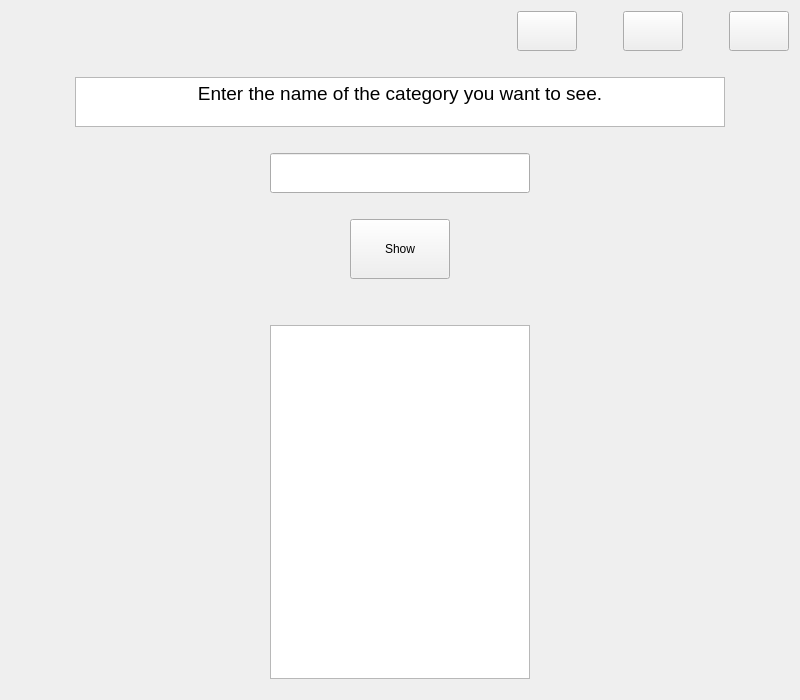
<?xml version="1.0" encoding="UTF-8"?>
<ui version="4.0">
 <class>show_category</class>
 <widget class="QWidget" name="show_category">
  <property name="geometry">
   <rect>
    <x>0</x>
    <y>0</y>
    <width>800</width>
    <height>700</height>
   </rect>
  </property>
  <property name="windowTitle">
   <string>Form</string>
  </property>
  <layout class="QVBoxLayout" name="verticalLayout">
   <item>
    <layout class="QVBoxLayout" name="verticalLayout_2">
     <property name="bottomMargin">
      <number>0</number>
     </property>
     <item>
      <layout class="QHBoxLayout" name="horizontalLayout">
       <property name="topMargin">
        <number>0</number>
       </property>
       <item>
        <spacer name="horizontalSpacer">
         <property name="orientation">
          <enum>Qt::Horizontal</enum>
         </property>
         <property name="sizeHint" stdset="0">
          <size>
           <width>40</width>
           <height>20</height>
          </size>
         </property>
        </spacer>
       </item>
       <item>
        <widget class="QPushButton" name="back">
         <property name="minimumSize">
          <size>
           <width>60</width>
           <height>40</height>
          </size>
         </property>
         <property name="text">
          <string/>
         </property>
         <property name="icon">
          <iconset resource="resource.qrc">
           <normaloff>:/icons/back.png</normaloff>:/icons/back.png</iconset>
         </property>
         <property name="iconSize">
          <size>
           <width>50</width>
           <height>40</height>
          </size>
         </property>
        </widget>
       </item>
       <item>
        <spacer name="horizontalSpacer_2">
         <property name="orientation">
          <enum>Qt::Horizontal</enum>
         </property>
         <property name="sizeType">
          <enum>QSizePolicy::Fixed</enum>
         </property>
         <property name="sizeHint" stdset="0">
          <size>
           <width>40</width>
           <height>20</height>
          </size>
         </property>
        </spacer>
       </item>
       <item>
        <widget class="QPushButton" name="reload">
         <property name="minimumSize">
          <size>
           <width>60</width>
           <height>40</height>
          </size>
         </property>
         <property name="text">
          <string/>
         </property>
         <property name="icon">
          <iconset resource="resource.qrc">
           <normaloff>:/icons/reload.png</normaloff>:/icons/reload.png</iconset>
         </property>
         <property name="iconSize">
          <size>
           <width>50</width>
           <height>40</height>
          </size>
         </property>
        </widget>
       </item>
       <item>
        <spacer name="horizontalSpacer_3">
         <property name="orientation">
          <enum>Qt::Horizontal</enum>
         </property>
         <property name="sizeType">
          <enum>QSizePolicy::Fixed</enum>
         </property>
         <property name="sizeHint" stdset="0">
          <size>
           <width>40</width>
           <height>20</height>
          </size>
         </property>
        </spacer>
       </item>
       <item>
        <widget class="QPushButton" name="close">
         <property name="minimumSize">
          <size>
           <width>60</width>
           <height>40</height>
          </size>
         </property>
         <property name="text">
          <string/>
         </property>
         <property name="icon">
          <iconset resource="resource.qrc">
           <normaloff>:/icons/close.png</normaloff>:/icons/close.png</iconset>
         </property>
         <property name="iconSize">
          <size>
           <width>50</width>
           <height>40</height>
          </size>
         </property>
        </widget>
       </item>
      </layout>
     </item>
     <item>
      <spacer name="verticalSpacer_2">
       <property name="orientation">
        <enum>Qt::Vertical</enum>
       </property>
       <property name="sizeType">
        <enum>QSizePolicy::Fixed</enum>
       </property>
       <property name="sizeHint" stdset="0">
        <size>
         <width>20</width>
         <height>20</height>
        </size>
       </property>
      </spacer>
     </item>
     <item>
      <layout class="QHBoxLayout" name="horizontalLayout_2">
       <property name="topMargin">
        <number>0</number>
       </property>
       <item>
        <spacer name="horizontalSpacer_4">
         <property name="orientation">
          <enum>Qt::Horizontal</enum>
         </property>
         <property name="sizeHint" stdset="0">
          <size>
           <width>40</width>
           <height>20</height>
          </size>
         </property>
        </spacer>
       </item>
       <item>
        <widget class="QTextBrowser" name="textBrowser">
         <property name="sizePolicy">
          <sizepolicy hsizetype="Fixed" vsizetype="Fixed">
           <horstretch>0</horstretch>
           <verstretch>0</verstretch>
          </sizepolicy>
         </property>
         <property name="minimumSize">
          <size>
           <width>650</width>
           <height>0</height>
          </size>
         </property>
         <property name="maximumSize">
          <size>
           <width>600</width>
           <height>50</height>
          </size>
         </property>
         <property name="html">
          <string>&lt;!DOCTYPE HTML PUBLIC &quot;-//W3C//DTD HTML 4.0//EN&quot; &quot;http://www.w3.org/TR/REC-html40/strict.dtd&quot;&gt;
&lt;html&gt;&lt;head&gt;&lt;meta name=&quot;qrichtext&quot; content=&quot;1&quot; /&gt;&lt;style type=&quot;text/css&quot;&gt;
p, li { white-space: pre-wrap; }
&lt;/style&gt;&lt;/head&gt;&lt;body style=&quot; font-family:'MS Shell Dlg 2'; font-size:8.05594pt; font-weight:400; font-style:normal;&quot;&gt;
&lt;p align=&quot;center&quot; style=&quot; margin-top:0px; margin-bottom:0px; margin-left:0px; margin-right:0px; -qt-block-indent:0; text-indent:0px;&quot;&gt;&lt;span style=&quot; font-size:14pt;&quot;&gt;Enter the name of the category you want to see.&lt;/span&gt;&lt;/p&gt;&lt;/body&gt;&lt;/html&gt;</string>
         </property>
        </widget>
       </item>
       <item>
        <spacer name="horizontalSpacer_5">
         <property name="orientation">
          <enum>Qt::Horizontal</enum>
         </property>
         <property name="sizeHint" stdset="0">
          <size>
           <width>40</width>
           <height>20</height>
          </size>
         </property>
        </spacer>
       </item>
      </layout>
     </item>
     <item>
      <spacer name="verticalSpacer_3">
       <property name="orientation">
        <enum>Qt::Vertical</enum>
       </property>
       <property name="sizeType">
        <enum>QSizePolicy::Fixed</enum>
       </property>
       <property name="sizeHint" stdset="0">
        <size>
         <width>20</width>
         <height>20</height>
        </size>
       </property>
      </spacer>
     </item>
     <item>
      <layout class="QHBoxLayout" name="horizontalLayout_3">
       <property name="topMargin">
        <number>0</number>
       </property>
       <item>
        <spacer name="horizontalSpacer_6">
         <property name="orientation">
          <enum>Qt::Horizontal</enum>
         </property>
         <property name="sizeHint" stdset="0">
          <size>
           <width>40</width>
           <height>20</height>
          </size>
         </property>
        </spacer>
       </item>
       <item>
        <widget class="QLineEdit" name="lineEdit">
         <property name="minimumSize">
          <size>
           <width>0</width>
           <height>40</height>
          </size>
         </property>
        </widget>
       </item>
       <item>
        <spacer name="horizontalSpacer_7">
         <property name="orientation">
          <enum>Qt::Horizontal</enum>
         </property>
         <property name="sizeHint" stdset="0">
          <size>
           <width>40</width>
           <height>20</height>
          </size>
         </property>
        </spacer>
       </item>
      </layout>
     </item>
     <item>
      <spacer name="verticalSpacer_5">
       <property name="orientation">
        <enum>Qt::Vertical</enum>
       </property>
       <property name="sizeType">
        <enum>QSizePolicy::Fixed</enum>
       </property>
       <property name="sizeHint" stdset="0">
        <size>
         <width>20</width>
         <height>20</height>
        </size>
       </property>
      </spacer>
     </item>
     <item>
      <layout class="QHBoxLayout" name="horizontalLayout_5">
       <property name="topMargin">
        <number>0</number>
       </property>
       <item>
        <spacer name="horizontalSpacer_10">
         <property name="orientation">
          <enum>Qt::Horizontal</enum>
         </property>
         <property name="sizeHint" stdset="0">
          <size>
           <width>40</width>
           <height>20</height>
          </size>
         </property>
        </spacer>
       </item>
       <item>
        <widget class="QPushButton" name="show">
         <property name="sizePolicy">
          <sizepolicy hsizetype="Fixed" vsizetype="Fixed">
           <horstretch>0</horstretch>
           <verstretch>0</verstretch>
          </sizepolicy>
         </property>
         <property name="minimumSize">
          <size>
           <width>100</width>
           <height>60</height>
          </size>
         </property>
         <property name="text">
          <string>Show</string>
         </property>
        </widget>
       </item>
       <item>
        <spacer name="horizontalSpacer_11">
         <property name="orientation">
          <enum>Qt::Horizontal</enum>
         </property>
         <property name="sizeHint" stdset="0">
          <size>
           <width>40</width>
           <height>20</height>
          </size>
         </property>
        </spacer>
       </item>
      </layout>
     </item>
     <item>
      <spacer name="verticalSpacer_4">
       <property name="orientation">
        <enum>Qt::Vertical</enum>
       </property>
       <property name="sizeType">
        <enum>QSizePolicy::Fixed</enum>
       </property>
       <property name="sizeHint" stdset="0">
        <size>
         <width>20</width>
         <height>40</height>
        </size>
       </property>
      </spacer>
     </item>
     <item>
      <layout class="QHBoxLayout" name="horizontalLayout_4">
       <property name="topMargin">
        <number>0</number>
       </property>
       <item>
        <spacer name="horizontalSpacer_8">
         <property name="orientation">
          <enum>Qt::Horizontal</enum>
         </property>
         <property name="sizeHint" stdset="0">
          <size>
           <width>40</width>
           <height>20</height>
          </size>
         </property>
        </spacer>
       </item>
       <item>
        <widget class="QTextBrowser" name="textBrowser_2">
         <property name="html">
          <string>&lt;!DOCTYPE HTML PUBLIC &quot;-//W3C//DTD HTML 4.0//EN&quot; &quot;http://www.w3.org/TR/REC-html40/strict.dtd&quot;&gt;
&lt;html&gt;&lt;head&gt;&lt;meta name=&quot;qrichtext&quot; content=&quot;1&quot; /&gt;&lt;style type=&quot;text/css&quot;&gt;
p, li { white-space: pre-wrap; }
&lt;/style&gt;&lt;/head&gt;&lt;body style=&quot; font-family:'MS Shell Dlg 2'; font-size:8.05594pt; font-weight:400; font-style:normal;&quot;&gt;
&lt;p align=&quot;center&quot; style=&quot;-qt-paragraph-type:empty; margin-top:0px; margin-bottom:0px; margin-left:0px; margin-right:0px; -qt-block-indent:0; text-indent:0px; font-size:8.05594pt;&quot;&gt;&lt;br /&gt;&lt;/p&gt;&lt;/body&gt;&lt;/html&gt;</string>
         </property>
        </widget>
       </item>
       <item>
        <spacer name="horizontalSpacer_9">
         <property name="orientation">
          <enum>Qt::Horizontal</enum>
         </property>
         <property name="sizeHint" stdset="0">
          <size>
           <width>40</width>
           <height>20</height>
          </size>
         </property>
        </spacer>
       </item>
      </layout>
     </item>
     <item>
      <spacer name="verticalSpacer">
       <property name="orientation">
        <enum>Qt::Vertical</enum>
       </property>
       <property name="sizeType">
        <enum>QSizePolicy::Fixed</enum>
       </property>
       <property name="sizeHint" stdset="0">
        <size>
         <width>20</width>
         <height>10</height>
        </size>
       </property>
      </spacer>
     </item>
    </layout>
   </item>
  </layout>
 </widget>
 <resources>
  <include location="resource.qrc"/>
 </resources>
 <connections/>
</ui>
